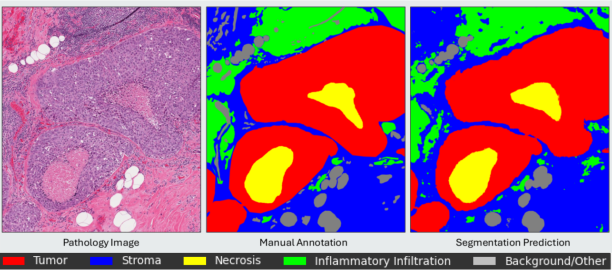
#> input picture dmmn_breast.png, 612 x 272 px
$ python -i extract_tissue.py   (imports and definitions only)
#> lines starting #> are read from the running program, lines starting #| are printed output that depends on the picture; after the words box and inside, x2 and y2 are one past the last pixel; in counts of white or black regions, pixels touching at a corner belong together
import cv2
import numpy as np
import openslide
import skimage.morphology
import PIL.Image as Image

# [24 lines left out: functions find_level, image2array, not called in this run]

def is_sample(img,threshold=0.9,ratioCenter=0.1,wholeAreaCutoff=0.5,centerAreaCutoff=0.9):
    nrows,ncols=img.shape
    timg=cv2.threshold(img, 255*threshold, 1, cv2.THRESH_BINARY_INV)
    kernel=np.ones((5,5),np.uint8)
    cimg=cv2.morphologyEx(timg[1], cv2.MORPH_CLOSE, kernel)
    crow=np.rint(nrows/2).astype(int)
    ccol=np.rint(ncols/2).astype(int)
    drow=np.rint(nrows*ratioCenter/2).astype(int)
    dcol=np.rint(ncols*ratioCenter/2).astype(int)
    centerw=cimg[crow-drow:crow+drow,ccol-dcol:ccol+dcol]
    if (np.count_nonzero(cimg)<nrows*ncols*wholeAreaCutoff) & (np.count_nonzero(centerw)<4*drow*dcol*centerAreaCutoff):
        return False
    else:
        return True

# [35 lines left out: functions threshold, filter_regions, not called in this run]

def add(overlap):
    return np.linspace(0,1,overlap+1)[1:-1]

# [102 lines left out: functions make_sample_grid, plot_extraction, not called in this run]

# [7 lines of commented-out code are left out]

>>> import cv2
>>> picture = cv2.imread('dmmn_breast.png', cv2.IMREAD_GRAYSCALE)
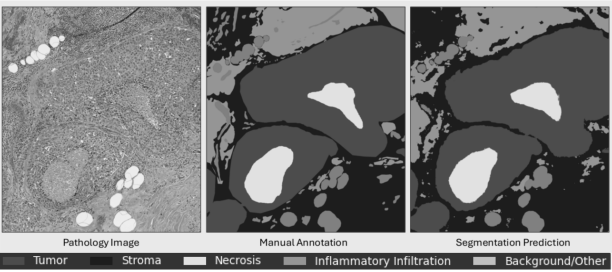
#> picture: shape (272, 612); min 28, max 255, mean 118.2
>>> result = is_sample(picture)
#> in is_sample, `cimg=cv2.morphologyEx(timg[1], cv2.MORPH_CLOSE, kernel)`:
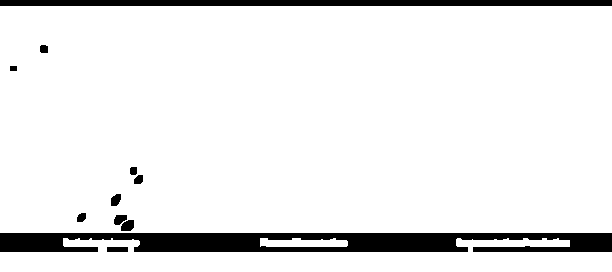
#> cimg: shape (272, 612); values 0 (black) and 1 (white), 91.8% white; 11 black regions, largest, box (x1, y1, x2, y2) and area: (0, 233, 612, 252) 9361, (0, 0, 612, 6) 3672, (121, 220, 134, 231) 118
#> in is_sample, `centerw=cimg[crow-drow:crow+drow,ccol-dcol:ccol+dcol]`: centerw: shape (28, 62); every value is 1
#> result = True
